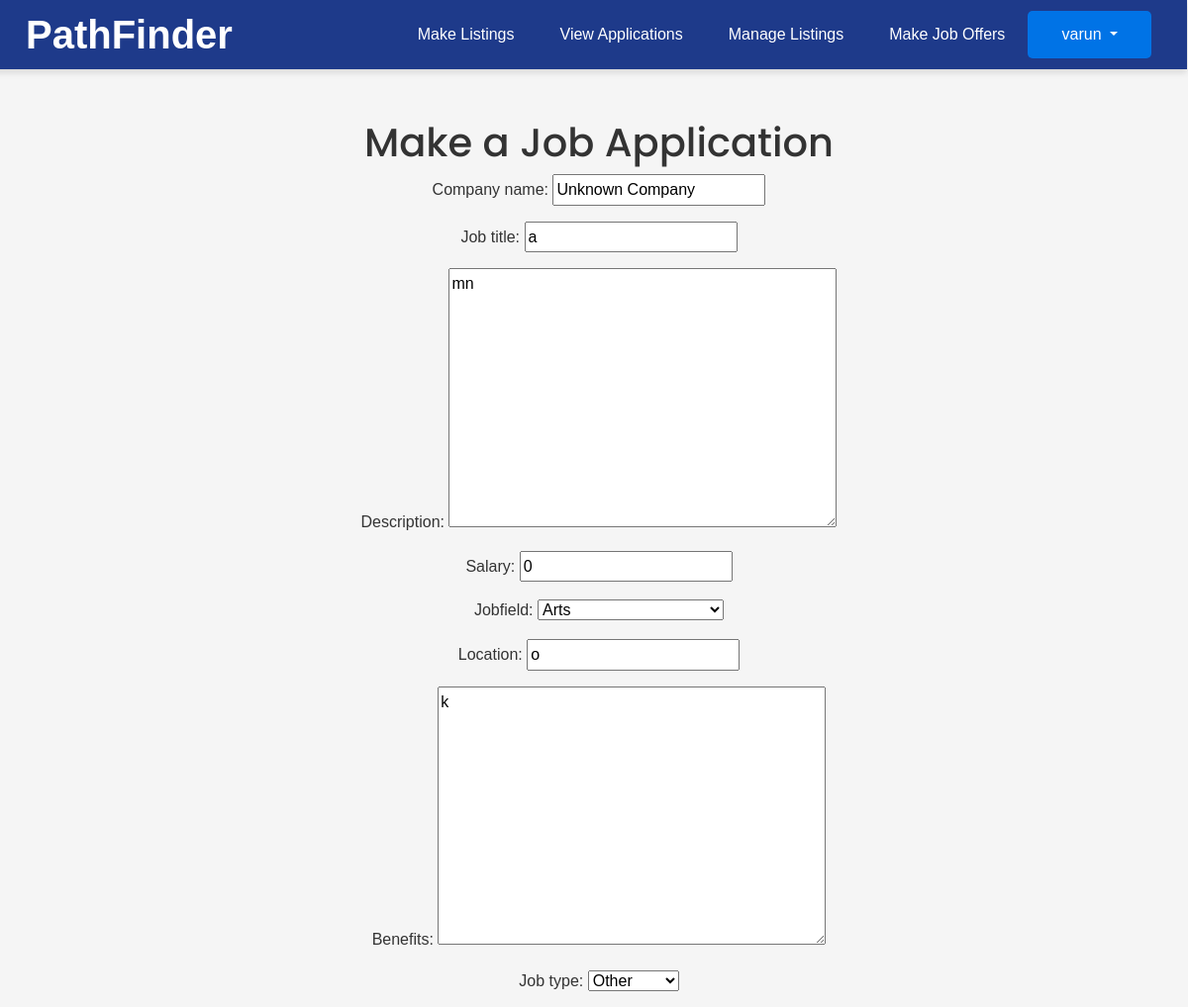
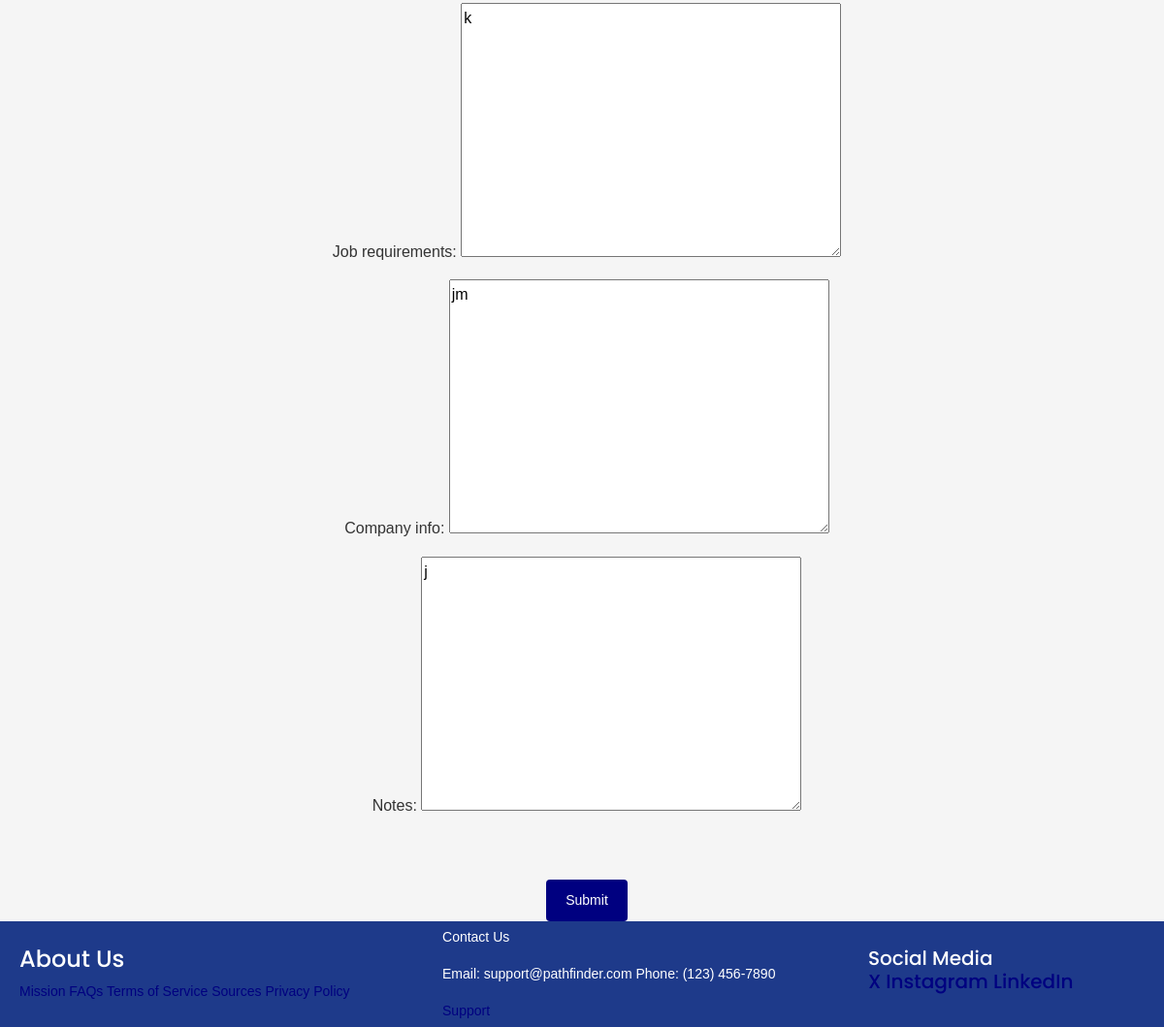
Page /make-listings/1/ (signed in) on the committed database (2 pictures, top to bottom).
### joblist/models.py (models this page shows, shortened)
class CustomUser(AbstractUser):
    choices = ( ("Student", "Student"),
               ("Employer", "Employer"),
               ("Mentor", "Mentor"))
    role = models.CharField(max_length=20, choices = choices)
    first_name = models.TextField()
    last_name = models.TextField()
    choices = ( ("male", "male"),
               ("female", "female"),
               ("prefer not to say", "prefer not to say"))
    gender = models.CharField(choices=choices, max_length=20)
    birthday = models.DateField(null=True, blank=True)
    phone = models.TextField()
    email = models.TextField()
    status_mentor = models.TextField(default="pending")
    mentor = models.ForeignKey(applicationMentor, on_delete=models.CASCADE, null = True, blank=True)
    address = models.TextField()
    offers = models.ManyToManyField(JobListing, related_name='offers', blank=True)
    recieveemails = models.BooleanField(default=False)
    REQUIRED_FIELDS = ["phone","birthday","gender", "email", "address", "first_name", "last_name", "role"]

class JobListing(models.Model):
    jobtypechoices = ( ("Arts", "Arts"),
                      ("Business", "Business"),
                        ("Communications", "Communications"),
                        ("Education", "Education"),
                        ("Healthcare", "Healthcare"),
                        ("Hospitality", "Hospitality"),
                        ("Information Technology", "Information Technology"),
                        ("Law Enforcement", "Law Enforcement"),
                        ("Sales and Marketing", "Sales and Marketing"),
                        ("Science", "Science"),
                        ("Transportation", "Transportation"),
                        ("Other", "Other"
                        ))
    jobfield = models.CharField(
        choices=jobtypechoices,
        max_length=100,
        null=True,
        blank=True,
        default='other')
    job_title = models.CharField(max_length=100)
    description = models.TextField()
    date_posted = models.DateTimeField(default=timezone.now)
    salary = models.IntegerField()
    author = models.ForeignKey(User, on_delete=models.CASCADE)
    company_name = models.CharField(max_length=100, default='Unknown Company')
    location = models.CharField(max_length=100)
    benefits = models.TextField(max_length=1000)
    job_type = models.CharField(choices = (("Part-Time", "Part-Time"), ("Full-Time", "Full-Time"), ("Other", "Other")), max_length=100)
    job_requirements = models.TextField(max_length=100)
    company_info = models.TextField(max_length=1000)
    notes = models.TextField(max_length=1000)
    status = models.TextField()

### joblist/views.py (the view, shortened to what this page needs)
# urls.py: re_path(r'^make-listings/(?P<job_id>-?\d+)/$', views.make_listings, name="make-listings"),
@login_required
def make_listings(request, job_id):
    if job_id == "-1":
        form = JobForm()
    else:
        job_id = int(job_id)
        job = get_object_or_404(JobListing, pk=job_id)
        form = JobForm(instance=job)
    return render(request, "joblist/make-listings.html", {"form": form})

### joblist/forms.py
class JobForm(forms.ModelForm):
    class Meta:
        model = JobListing
        fields = ('company_name', 'job_title','description','salary', "jobfield", "location" , "benefits", "job_type", "job_requirements", "company_info", "notes")

### joblist/templates/joblist/make-listings.html (shortened to what this page needs)
{% extends "joblist/base.html" %}
{% block content %}
<h1>Make a Job Application</h1>
<form action = "" method = "POST">
    {{ form.as_p }}
    <button  class="button is-success is-fullwidth is-medium mt-5"  type="submit">Submit</button>
    </form>
{% endblock content %}

### joblist/templates/joblist/base.html (shortened to what this page needs)
{% load static %}
<!doctype html>
<html lang="en">
  <head>
    <link href='https://cdn.jsdelivr.net/npm/fullcalendar@5.11.3/main.css' rel='stylesheet' />
    <link rel="stylesheet" href="https://cdn.jsdelivr.net/npm/bootstrap@5.3.3/dist/css/bootstrap.min.css">
    <link rel="stylesheet" href="{% static 'css/styles.css' %}">
    <link rel="stylesheet" href="https://cdnjs.cloudflare.com/ajax/libs/font-awesome/6.0.0/css/all.min.css">
  </head>
  <body style="padding-left: 10px">
    <nav class="navbar navbar-expand-sm navbar-custom">
      <div class="container-fluid">
        <a class="navbar-brand" href="/">
          PathFinder
        </a>
        <div class="d-flex ms-auto align-items-center">
  {% if user.is_authenticated %}
  {% if user.is_superuser %}
        <ul class = "navbar-nav">
          <li class = "nav-item"><a class = "nav-link" href = "/">Home</a></li>
          <li class = "nav-item"><a class = "nav-link" href = "/approvelistings">View Pending Job Listings</a></li>
          <li class = "nav-item"><a class = "nav-link" href = "/approvementor">View Pending Mentor Applications</a></li>
        </ul>
    {% elif user.role == "Mentor" %}
          <ul class = "navbar-nav">
            <li class = "nav-item"><a class = "nav-link"href = "/mentorapply">Apply for Mentor</a></li>
            <li class = "nav-item"><a class = "nav-link" href = "/calendar">Calendar</a></li>
            <li class = "nav-item"><a class = "nav-link" href = "/students">Students</a></li>
          </ul>
    {% else %}
          <ul class = "navbar-nav">
            <li class = "nav-item"><a class = "nav-link" href = "{% url 'make-listings' -1 %}">Make Listings</a></li>
            <li class = "nav-item"><a class = "nav-link" href = "/view-applications">View Applications</a></li>
            <li class = "nav-item"><a class = "nav-link" href = "/manage-listings">Manage Listings</a></li>
            <li class = "nav-item"><a class = "nav-link" href = "/offers">Make Job Offers</a></li>
          </ul>
  {% endif %}
  <div class="dropdown" id = "userDropdown">
    <button class="btn dropdown-toggle" type="button" id="userDropdown" data-bs-toggle="dropdown" aria-expanded="false">
      {{ user.username }}
    </button>
  </div>
{% else %}
<a class="nav-link" href="{% url 'account_login' %}">Log In</a>
<a class="btn btn-get-started ms-3" style = "background-color: #1E3A8A; color: white;" href="{% url 'account_signup' %}">Sign Up</a>
{% endif %}
</div>
</div>
</nav>
    <div class="content-area">
      {% block content %}{% endblock %}
    </div>
    <div class="footer-container">
      <div class="footer">
        <div class="footer-heading footer-1">
          <h4>About Us</h4>
          <a href="#">Mission</a>
          <a href="#">FAQs</a>
          <a href="#">Terms of Service</a>
          <a href="/sources">Sources</a>
          <a href="#">Privacy Policy</a>
        </div>
        <div class="footer-heading footer-2">
          <p>Contact Us</p>
          <div style = "clear: both;">
          <p style = "display: inline-block">Email: support@pathfinder.com</p>
          <p style = "display: inline-block; ">Phone: (123) 456-7890</p>
        </div>
          <a  href="#">Support</a>
        </div>
        <div class="footer-heading footer-3">
          <h5>Social Media</52>
            <br>
          <a href="https://x.com/?mx=2">X</a>
          <a href="https://instagram.com">Instagram</a>
          <a href="https://linkedin.com">LinkedIn</a>
        </div>
      </div>
    </div>
  </body>
</html>

### joblist/static/css/styles.css (style rules this page uses)
body { font-family: 'Nunito', sans-serif; }
h1, h2, h3, h4, h5, h6 { font-family: 'Poppins', sans-serif; }
body { margin: 0; font-family: 'Arial', sans-serif; display: flex; flex-direction: column; min-height: 100vh; padding: 0; overflow-x: hidden; }
.navbar-custom { background-color: #1E3A8A; margin-left: -10px; position: fixed; top: 0; left: 0; right: 0; padding: 1rem 1.5rem; box-shadow: 0px 4px 6px rgba(0, 0, 0, 0.1); z-index: 1000; height: 70px; }
.navbar-custom .navbar-brand { color: #FFFFFF; font-size: 2.5rem; font-weight: bold; margin: 0; }
.navbar-custom .nav-link { color: #FFFFFF; text-decoration: none; padding: 0.5rem; }
body { margin: 0; padding: 0; font-family: 'Arial', sans-serif; background-color: #ffffff; color: #333333; line-height: 1.6; }
nav { background-color: #0058b0; color: #ffffff; padding: 15px 20px; display: flex; align-items: center; box-shadow: 0 2px 4px rgba(0, 0, 0, 0.1); position: fixed; top: 0; width: 100.78%; box-sizing: border-box; }
.dropdown { position: relative; display: inline-block; width: 125px; z-index: 11; }
.dropdown button { background-color: #0073e6; color: #ffffff; padding: 12px 20px; font-size: 16px; border: none; border-radius: 5px; cursor: pointer; text-align: center; width: 100%; box-sizing: border-box; transition: background-color 0.3s ease; }
.footer { background-color: #1E3A8A; color: white; padding: 5px 10px; display: flex; justify-content: space-between; align-items: center; flex-wrap: wrap; width: 101%; margin-top: auto; margin-left: -10px; text-align: left; }
.footer .footer-heading { flex: 1 1 auto; padding: 0 10px; font-size: 14px; }
.content-area { flex-grow: 1; padding: 0; margin-top: 120px; text-align: center; width: 100%; }
* { box-sizing: border-box; }
body { margin: 0; padding: 0; font-family: Arial, sans-serif; background-color: #f4f4f9; color: #333; }
nav { background-color: #333; color: #fff; padding: 10px 20px; display: flex; justify-content: space-between; align-items: center; }
nav a { color: #fff; text-decoration: none; margin: 0 15px; transition: color 0.3s ease; }
body { margin: 0; font-family: Arial, sans-serif; background-color: #f5f5f5; color: #333; overflow-x: hidden; overflow-y: scroll; }
a { text-decoration: none; color: #000080; transition: color 0.3s ease; }
button { background-color: #000080; color: #ffffff; border: none; padding: 10px 20px; border-radius: 4px; font-size: 14px; cursor: pointer; transition: background-color 0.3s ease; }

### rows in the picture
CustomUser: username "varun"
JobListing: company_name "Unknown Company", job_title "a", description "mn", salary "0", jobfield "Arts", location "o", benefits "k", job_type "Other", job_requirements "k", company_info "jm", notes "j"
